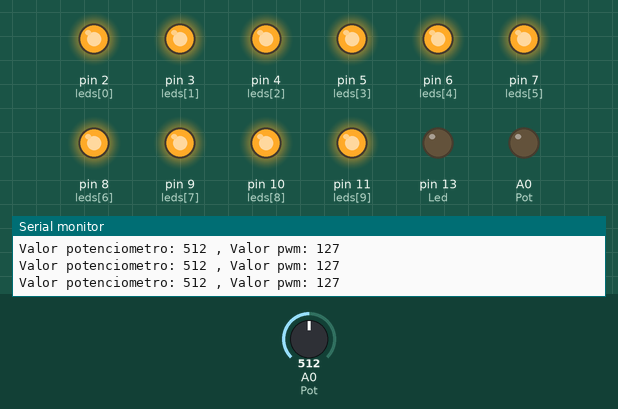
This sketch was run on a simulated Arduino Uno, built with avr-gcc and run on an emulated ATmega328P. Shown: output pins drawn as LEDs (lit = HIGH), the last lines printed to the serial monitor. The test bench sets the inputs (shaded band); at power-on: A0 (Pot) = 512.

Above: at 1.2 s.
1.3 s: A0 (Pot) set to 231
4.3 s: A0 (Pot) set to 205
At 5.0 s:
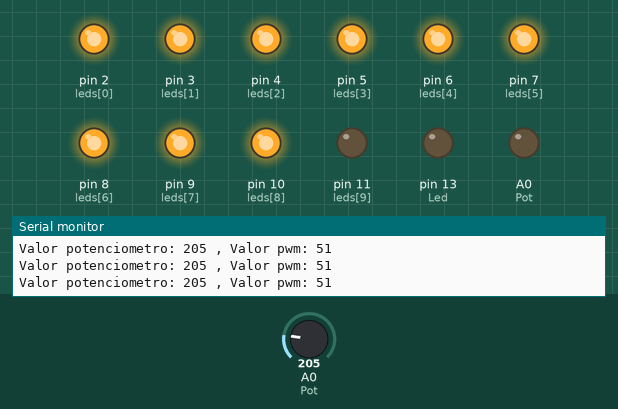
5.8 s: A0 (Pot) set to 14
At 6.8 s:
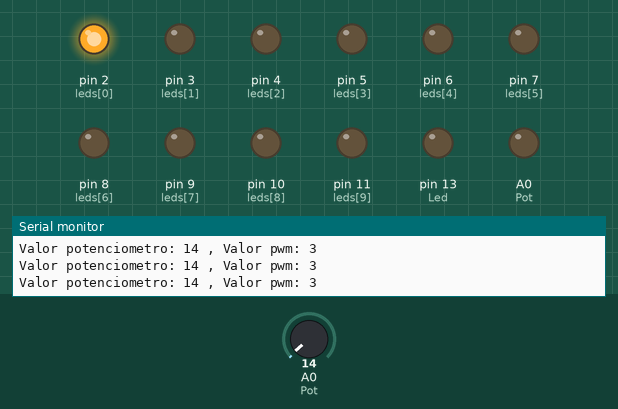
7.3 s: A0 (Pot) set to 27
10.3 s: A0 (Pot) set to 32
At 11.1 s:
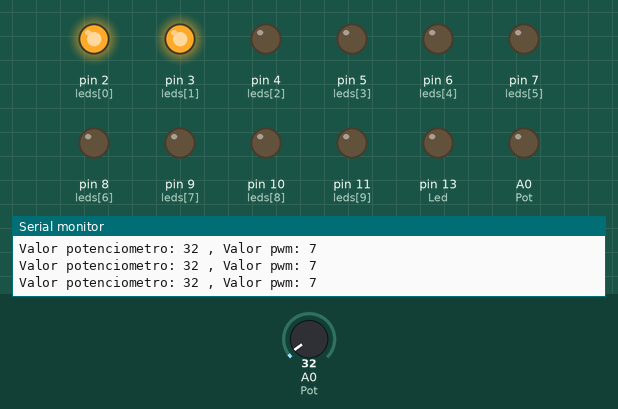
11.8 s: A0 (Pot) set to 0
At 12.2 s:
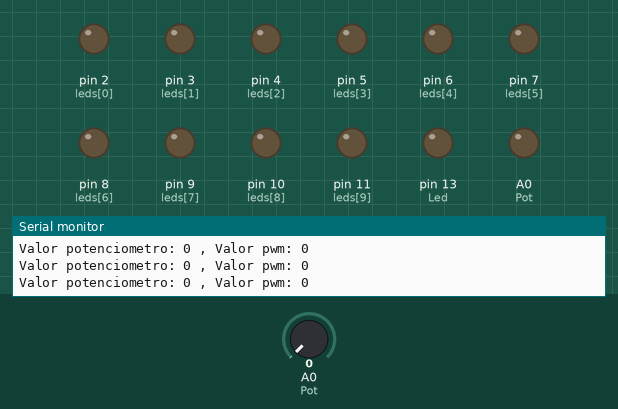
Timing chart, 0 to 14.3 s (numbered marks = the images above; inputs shaded):
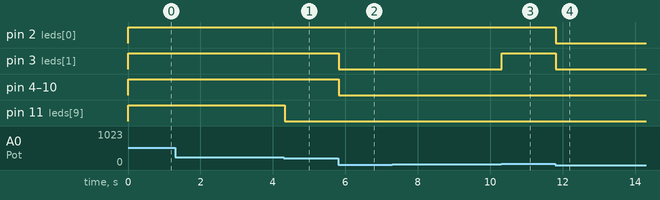

The sketch:

Exercicio_6.ino
```cpp
const int Pot = A0;
const int Led = 13;
int ValorPot = 0;
int leds[] = {2, 3, 4, 5, 6, 7, 8,9 , 10, 11};
int pwm = 0;
void setup() {
  // put your setup code here, to run once:
  for(int x = 0; x < 10; x++){
    pinMode(leds[x], OUTPUT);
  }
  pinMode(Pot, OUTPUT);
  pinMode(Led, OUTPUT);
  Serial.begin(9600);
}

void loop() {
  // put your main code here, to run repeatedly:
  ValorPot = analogRead(Pot);
  pwm = map(ValorPot, 0, 1023, 0 ,255);
  analogWrite(Led, pwm);

  for(int x = 0; x < 10; x++){
    if(pwm > (24,6 * x)){
      digitalWrite(leds[x], HIGH);
    }else{
      digitalWrite(leds[x], LOW);
    }
  }

  Serial.print("Valor potenciometro: ");
  Serial.print(ValorPot);
  Serial.print(" , Valor pwm: ");
  Serial.println(pwm);
}
```

Measured:
- the behaviour switches between 221 and 220 on A0 (Pot) (found by bisection; images 0 and 1)
- the behaviour switches between 28 and 29 on A0 (Pot) (found by bisection; images 2 and 3)
- after the input at 4.3 s, pin 11 (leds[9]): HIGH → LOW at once
- after the input at 5.8 s, pin 3 (leds[1]), pin 4 (leds[2]), pin 5 (leds[3]), pin 6 (leds[4]), pin 7 (leds[5]), pin 8 (leds[6]), pin 9 (leds[7]), pin 10 (leds[8]): HIGH → LOW at once
- after the input at 10.3 s, pin 3 (leds[1]): LOW → HIGH at once
- after the input at 11.8 s, pin 2 (leds[0]), pin 3 (leds[1]): HIGH → LOW at once
